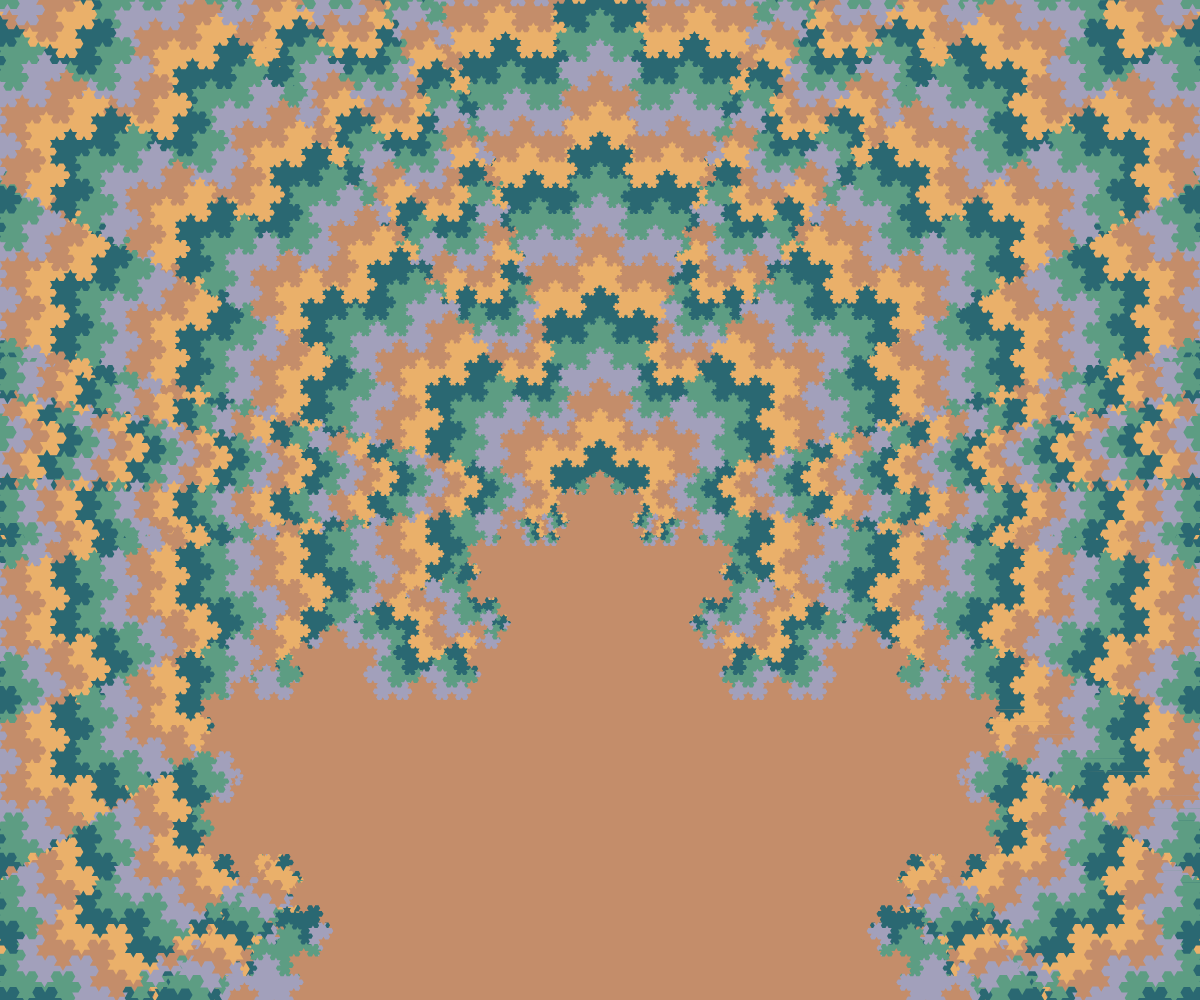
Frame 1 (no input)
Frame 2 (the mouse pressed at the canvas centre, redrawn once): identical to frame 1, image omitted

The p5.js sketch that drew this single still picture (run headless with seeded random() and noise() and a simulated clock; the mouse was pressed at the canvas centre and the sketch redrawn once):

// p5.js sketch
// ── sketch.js
let Kochs = [];
let a,b;
let colors=['#a2a0bb','#c48d6a','#eab06a','#2a6872','#5d9d83'];
let snowflakesNumber;
/*
let it snow,faci pattern cu ei, si dupa poate ii faci sa pice si sa ii generezi random,why not?
*/
let zoom=1,zoomPass=0.01;
function setup() {
    createCanvas(windowWidth, windowHeight);
    strokeWeight(1);
    let shrink=-height/2-300;
    let shRatio=25;
    snowflakesNumber=72;
    for(let k=0;k<snowflakesNumber;k++)Kochs[k]=[];
    for(let k=0;k<snowflakesNumber;k++){
    shrink+=shRatio;
    let hShrink=sqrt(((-width/2+shrink)-(width/2-shrink))*((-width/2+shrink)-(width/2-shrink)) )/4;
     a=createVector(-width/2+shrink,0+hShrink);
     b=createVector(width/2-shrink,0+hShrink);
    let c= findPointByAngle(60); 
    //  snowflake
    Kochs[k].push(new Line(b,a));
    Kochs[k].push(new Line(c,b ));
    Kochs[k].push(new Line(a,c));

    }
    // weird stuff
    //     Kochs.push(new Line(a,b));
    // Kochs.push(new Line(b,c ));
    // Kochs.push(new Line(c,a));
    stroke(255);
    for(let i=0;i<5;i++) generate();
}
let ok=1;
function draw() {

    translate(width/2,height/2)

   if(zoom<=9) zoom+=zoomPass;
    background('#1b2f4a');
    noStroke();

   for(let i=0;i<snowflakesNumber;i++){
    beginShape();   
    fill(colors[i%colors.length]); 
    for (let j=0;j<Kochs[i].length;j++) {
        Kochs[i][j].show();
    }
    endShape();
   }

    noLoop();

}
function findPointByAngle(angle){
            let c =a.copy();
        let v = p5.Vector.sub(b,a);
     
        v.rotate(-radians(angle));
        c.add(v);
        return c;
}
 function generate() {
    for(let i=0;i<snowflakesNumber;i++){
    let next = [];
    for (let l of Kochs[i]) {
        let a = l.kochA();
        let b = l.kochB();
        let c = l.kochC();
        let d = l.kochD();
        let e = l.kochE();
        next.push(new Line(a, b));
        next.push(new Line(b, c));
        next.push(new Line(c, d));
        next.push(new Line(d, e));

    }
    Kochs[i] = next;
    }
    
}
class Line {
    constructor(start, end) {
        this.start = start;
        this.end = end;
    }
    show() {
        vertex(this.start.x,this.start.y);
    }
    kochA() {
        return this.start.copy();
    }
    kochB() {
        let v = new p5.Vector.sub(this.end, this.start);
        v.div(3);
        v.add(this.start);
        return v;
    }
    kochC() {
        let a = this.start.copy();
        let v = p5.Vector.sub(this.end, this.start);

        v.div(3);
        a.add(v);
        v.rotate(-radians(60));
        a.add(v);
        return a;
    }
    kochD() {
        let v = new p5.Vector.sub(this.end, this.start);
        v.mult(2);
        v.div(3);
        v.add(this.start);
        return v;
    }
    kochE() {
        return this.end.copy();
    }
}
